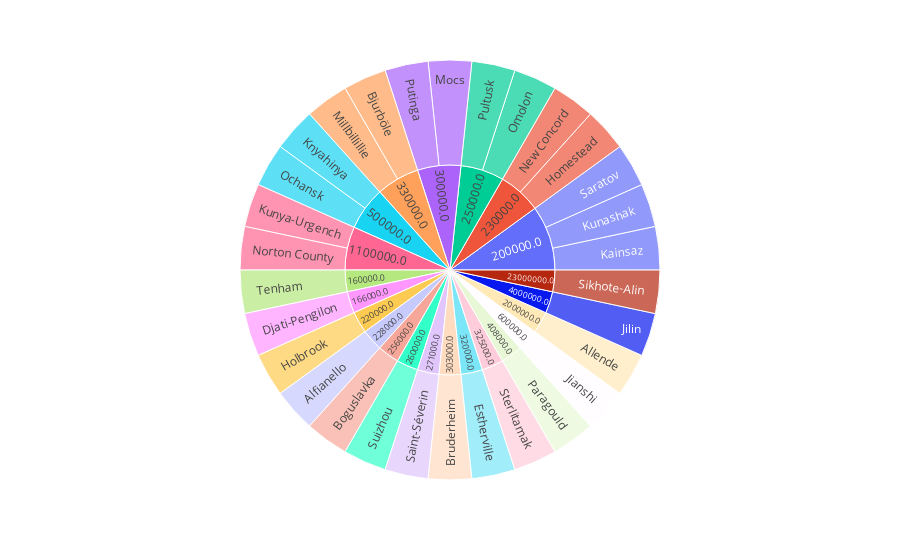

The cell this chart's notebook holds for it:
### Code cell
import plotly.express as px
earth_mass_top30=earth_mass_above_10000kg.nlargest(30,'Mass')
px.sunburst(earth_mass_top30,path=['Mass','Name'])

### Figure 1 — Plotly figure (JSON) as saved in the notebook; plotly's stock layout.template omitted (floating-point values rounded to 4 significant figures)
{"data": [{"branchvalues": "total", "domain": {"x": [0, 1], "y": [0, 1]}, "hovertemplate": "labels=%{label}<br>count=%{value}<br>parent=%{parent}<br>id=%{id}<extra></extra>", "ids": ["228000.0/Alfianello", "2000000.0/Allende", "330000.0/Bjurböle", "256000.0/Boguslavka", "303000.0/Bruderheim", "166000.0/Djati-Pengilon", "320000.0/Estherville", "220000.0/Holbrook", "230000.0/Homestead", "600000.0/Jianshi", "4000000.0/Jilin", "200000.0/Kainsaz", "500000.0/Knyahinya", "200000.0/Kunashak", "1100000.0/Kunya-Urgench", "330000.0/Millbillillie", "300000.0/Mocs", "230000.0/New Concord", "1100000.0/Norton County", "500000.0/Ochansk", "250000.0/Omolon", "408000.0/Paragould", "250000.0/Pultusk", "300000.0/Putinga", "271000.0/Saint-Séverin", "200000.0/Saratov", "23000000.0/Sikhote-Alin", "325000.0/Sterlitamak", "260000.0/Suizhou", "160000.0/Tenham", "160000.0", "166000.0", "200000.0", "220000.0", "228000.0", "230000.0", "250000.0", "256000.0", "260000.0", "271000.0", "300000.0", "303000.0", "320000.0", "325000.0", "330000.0", "408000.0", "500000.0", "600000.0", "1100000.0", "2000000.0", "4000000.0", "23000000.0"], "labels": ["Alfianello", "Allende", "Bjurböle", "Boguslavka", "Bruderheim", "Djati-Pengilon", "Estherville", "Holbrook", "Homestead", "Jianshi", "Jilin", "Kainsaz", "Knyahinya", "Kunashak", "Kunya-Urgench", "Millbillillie", "Mocs", "New Concord", "Norton County", "Ochansk", "Omolon", "Paragould", "Pultusk", "Putinga", "Saint-Séverin", "Saratov", "Sikhote-Alin", "Sterlitamak", "Suizhou", "Tenham", "160000.0", "166000.0", "200000.0", "220000.0", "228000.0", "230000.0", "250000.0", "256000.0", "260000.0", "271000.0", "300000.0", "303000.0", "320000.0", "325000.0", "330000.0", "408000.0", "500000.0", "600000.0", "1100000.0", "2000000.0", "4000000.0", "23000000.0"], "name": "", "parents": ["228000.0", "2000000.0", "330000.0", "256000.0", "303000.0", "166000.0", "320000.0", "220000.0", "230000.0", "600000.0", "4000000.0", "200000.0", "500000.0", "200000.0", "1100000.0", "330000.0", "300000.0", "230000.0", "1100000.0", "500000.0", "250000.0", "408000.0", "250000.0", "300000.0", "271000.0", "200000.0", "23000000.0", "325000.0", "260000.0", "160000.0", "", "", "", "", "", "", "", "", "", "", "", "", "", "", "", "", "", "", "", "", "", ""], "type": "sunburst", "values": [1, 1, 1, 1, 1, 1, 1, 1, 1, 1, 1, 1, 1, 1, 1, 1, 1, 1, 1, 1, 1, 1, 1, 1, 1, 1, 1, 1, 1, 1, 1, 1, 3, 1, 1, 2, 2, 1, 1, 1, 2, 1, 1, 1, 2, 1, 2, 1, 2, 1, 1, 1]}], "layout": {"legend": {"tracegroupgap": 0}, "margin": {"t": 60}}}
